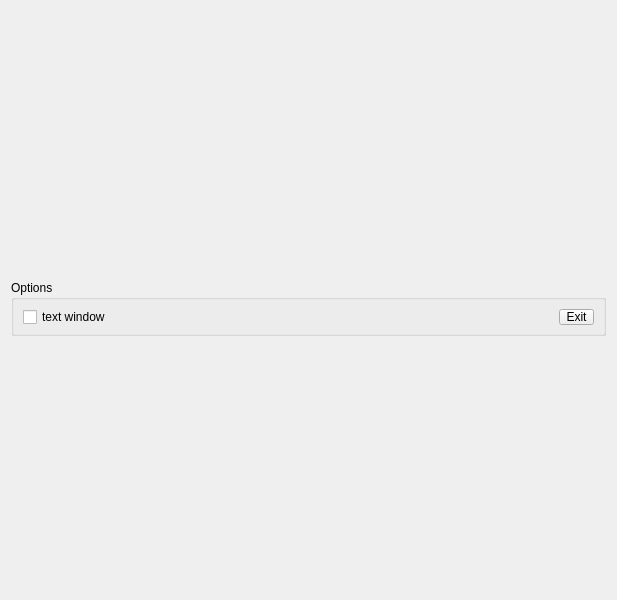
<?xml version="1.0" encoding="UTF-8"?>
<ui version="4.0">
 <class>Widget</class>
 <widget class="QWidget" name="Widget">
  <property name="geometry">
   <rect>
    <x>0</x>
    <y>0</y>
    <width>617</width>
    <height>600</height>
   </rect>
  </property>
  <property name="windowTitle">
   <string>Display server</string>
  </property>
  <property name="windowIcon">
   <iconset resource="qDisplayServer.qrc">
    <normaloff>:/new/prefix1/images/mainwin.PNG</normaloff>:/new/prefix1/images/mainwin.PNG</iconset>
  </property>
  <property name="layoutDirection">
   <enum>Qt::LeftToRight</enum>
  </property>
  <layout class="QVBoxLayout" name="verticalLayout">
   <item>
    <widget class="QGroupBox" name="groupBox_Options">
     <property name="enabled">
      <bool>true</bool>
     </property>
     <property name="minimumSize">
      <size>
       <width>0</width>
       <height>56</height>
      </size>
     </property>
     <property name="maximumSize">
      <size>
       <width>16777215</width>
       <height>40</height>
      </size>
     </property>
     <property name="title">
      <string>Options</string>
     </property>
     <layout class="QHBoxLayout" name="horizontalLayout">
      <item>
       <widget class="QCheckBox" name="checkBox_textwindow">
        <property name="minimumSize">
         <size>
          <width>0</width>
          <height>16</height>
         </size>
        </property>
        <property name="text">
         <string>text window</string>
        </property>
       </widget>
      </item>
      <item>
       <widget class="QToolButton" name="toolButton_Exit">
        <property name="minimumSize">
         <size>
          <width>0</width>
          <height>16</height>
         </size>
        </property>
        <property name="text">
         <string>Exit</string>
        </property>
       </widget>
      </item>
     </layout>
    </widget>
   </item>
  </layout>
 </widget>
 <resources>
  <include location="qDisplayServer.qrc"/>
 </resources>
 <connections/>
</ui>
